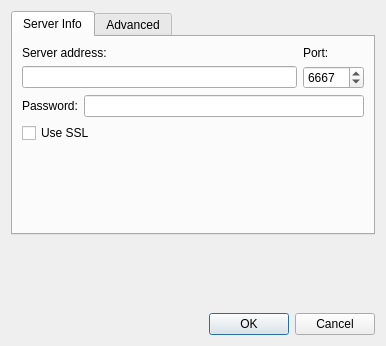
<?xml version="1.0" encoding="UTF-8"?>
<ui version="4.0">
 <class>ServerEditDlg</class>
 <widget class="QDialog" name="ServerEditDlg">
  <property name="geometry">
   <rect>
    <x>0</x>
    <y>0</y>
    <width>386</width>
    <height>346</height>
   </rect>
  </property>
  <property name="windowTitle">
   <string>Dialog</string>
  </property>
  <layout class="QVBoxLayout" name="verticalLayout_3">
   <item>
    <widget class="QTabWidget" name="tabWidget">
     <property name="toolTip">
      <string/>
     </property>
     <property name="currentIndex">
      <number>0</number>
     </property>
     <property name="usesScrollButtons">
      <bool>false</bool>
     </property>
     <widget class="QWidget" name="basic">
      <attribute name="title">
       <string>Server Info</string>
      </attribute>
      <layout class="QVBoxLayout" name="verticalLayout_4">
       <item>
        <layout class="QGridLayout" name="gridLayout_2">
         <item row="0" column="0">
          <widget class="QLabel" name="label">
           <property name="text">
            <string>Server address:</string>
           </property>
          </widget>
         </item>
         <item row="0" column="1">
          <widget class="QLabel" name="label_2">
           <property name="text">
            <string>Port:</string>
           </property>
          </widget>
         </item>
         <item row="1" column="0">
          <widget class="QLineEdit" name="host"/>
         </item>
         <item row="1" column="1">
          <widget class="QSpinBox" name="port">
           <property name="minimum">
            <number>1</number>
           </property>
           <property name="maximum">
            <number>65535</number>
           </property>
           <property name="value">
            <number>6667</number>
           </property>
          </widget>
         </item>
        </layout>
       </item>
       <item>
        <layout class="QHBoxLayout">
         <item>
          <widget class="QLabel" name="passwordLabel">
           <property name="text">
            <string>Password:</string>
           </property>
          </widget>
         </item>
         <item>
          <widget class="QLineEdit" name="password">
           <property name="enabled">
            <bool>true</bool>
           </property>
           <property name="echoMode">
            <enum>QLineEdit::Password</enum>
           </property>
          </widget>
         </item>
        </layout>
       </item>
       <item>
        <widget class="QCheckBox" name="useSSL">
         <property name="enabled">
          <bool>true</bool>
         </property>
         <property name="text">
          <string>Use SSL</string>
         </property>
         <property name="icon">
          <iconset>
           <normaloff>:/16x16/actions/oxygen/16x16/actions/document-encrypt.png</normaloff>:/16x16/actions/oxygen/16x16/actions/document-encrypt.png</iconset>
         </property>
        </widget>
       </item>
       <item>
        <spacer name="verticalSpacer_2">
         <property name="orientation">
          <enum>Qt::Vertical</enum>
         </property>
         <property name="sizeHint" stdset="0">
          <size>
           <width>20</width>
           <height>40</height>
          </size>
         </property>
        </spacer>
       </item>
      </layout>
     </widget>
     <widget class="QWidget" name="advanced">
      <attribute name="title">
       <string>Advanced</string>
      </attribute>
      <layout class="QVBoxLayout" name="verticalLayout_2">
       <item>
        <layout class="QHBoxLayout" name="horizontalLayout">
         <item>
          <spacer name="horizontalSpacer">
           <property name="orientation">
            <enum>Qt::Horizontal</enum>
           </property>
           <property name="sizeHint" stdset="0">
            <size>
             <width>40</width>
             <height>20</height>
            </size>
           </property>
          </spacer>
         </item>
         <item>
          <widget class="QLabel" name="label_3">
           <property name="text">
            <string>SSL Version:</string>
           </property>
          </widget>
         </item>
         <item>
          <widget class="QComboBox" name="sslVersion">
           <property name="toolTip">
            <string>Use only TLSv1 unless you know what you are doing!</string>
           </property>
           <item>
            <property name="text">
             <string>SSLv3 (insecure)</string>
            </property>
           </item>
           <item>
            <property name="text">
             <string>SSLv2 (insecure)</string>
            </property>
           </item>
           <item>
            <property name="text">
             <string>TLSv1</string>
            </property>
           </item>
          </widget>
         </item>
        </layout>
       </item>
       <item>
        <widget class="QGroupBox" name="useProxy">
         <property name="title">
          <string>Use a Proxy</string>
         </property>
         <property name="flat">
          <bool>false</bool>
         </property>
         <property name="checkable">
          <bool>true</bool>
         </property>
         <property name="checked">
          <bool>false</bool>
         </property>
         <layout class="QVBoxLayout" name="verticalLayout">
          <item>
           <layout class="QHBoxLayout" name="horizontalLayout_3">
            <item>
             <widget class="QLabel" name="label_8">
              <property name="text">
               <string>Proxy Type:</string>
              </property>
             </widget>
            </item>
            <item>
             <widget class="QComboBox" name="proxyType">
              <item>
               <property name="text">
                <string>Socks 5</string>
               </property>
              </item>
              <item>
               <property name="text">
                <string>HTTP</string>
               </property>
              </item>
             </widget>
            </item>
           </layout>
          </item>
          <item>
           <layout class="QHBoxLayout" name="horizontalLayout_2">
            <item>
             <widget class="QLabel" name="label_4">
              <property name="text">
               <string>Proxy Host:</string>
              </property>
             </widget>
            </item>
            <item>
             <widget class="QLineEdit" name="proxyHost">
              <property name="text">
               <string>localhost</string>
              </property>
             </widget>
            </item>
            <item>
             <widget class="QLabel" name="label_5">
              <property name="text">
               <string>Port:</string>
              </property>
             </widget>
            </item>
            <item>
             <widget class="QSpinBox" name="proxyPort">
              <property name="minimum">
               <number>1</number>
              </property>
              <property name="maximum">
               <number>65535</number>
              </property>
              <property name="value">
               <number>8080</number>
              </property>
             </widget>
            </item>
           </layout>
          </item>
          <item>
           <layout class="QGridLayout" name="gridLayout">
            <item row="0" column="0">
             <widget class="QLabel" name="label_6">
              <property name="text">
               <string>Proxy Username:</string>
              </property>
             </widget>
            </item>
            <item row="0" column="1">
             <widget class="QLineEdit" name="proxyUsername"/>
            </item>
            <item row="1" column="0">
             <widget class="QLabel" name="label_7">
              <property name="text">
               <string>Proxy Password:</string>
              </property>
             </widget>
            </item>
            <item row="1" column="1">
             <widget class="QLineEdit" name="proxyPassword">
              <property name="echoMode">
               <enum>QLineEdit::Password</enum>
              </property>
             </widget>
            </item>
           </layout>
          </item>
         </layout>
        </widget>
       </item>
      </layout>
     </widget>
    </widget>
   </item>
   <item>
    <spacer name="verticalSpacer">
     <property name="orientation">
      <enum>Qt::Vertical</enum>
     </property>
     <property name="sizeHint" stdset="0">
      <size>
       <width>20</width>
       <height>17</height>
      </size>
     </property>
    </spacer>
   </item>
   <item>
    <widget class="QDialogButtonBox" name="buttonBox">
     <property name="orientation">
      <enum>Qt::Horizontal</enum>
     </property>
     <property name="standardButtons">
      <set>QDialogButtonBox::Cancel|QDialogButtonBox::Ok</set>
     </property>
    </widget>
   </item>
  </layout>
 </widget>
 <tabstops>
  <tabstop>tabWidget</tabstop>
  <tabstop>host</tabstop>
  <tabstop>port</tabstop>
  <tabstop>password</tabstop>
  <tabstop>useSSL</tabstop>
  <tabstop>sslVersion</tabstop>
  <tabstop>useProxy</tabstop>
  <tabstop>proxyType</tabstop>
  <tabstop>proxyHost</tabstop>
  <tabstop>proxyPort</tabstop>
  <tabstop>proxyUsername</tabstop>
  <tabstop>proxyPassword</tabstop>
  <tabstop>buttonBox</tabstop>
 </tabstops>
 <resources/>
 <connections>
  <connection>
   <sender>buttonBox</sender>
   <signal>accepted()</signal>
   <receiver>ServerEditDlg</receiver>
   <slot>accept()</slot>
   <hints>
    <hint type="sourcelabel">
     <x>248</x>
     <y>254</y>
    </hint>
    <hint type="destinationlabel">
     <x>157</x>
     <y>274</y>
    </hint>
   </hints>
  </connection>
  <connection>
   <sender>buttonBox</sender>
   <signal>rejected()</signal>
   <receiver>ServerEditDlg</receiver>
   <slot>reject()</slot>
   <hints>
    <hint type="sourcelabel">
     <x>316</x>
     <y>260</y>
    </hint>
    <hint type="destinationlabel">
     <x>286</x>
     <y>274</y>
    </hint>
   </hints>
  </connection>
 </connections>
</ui>
